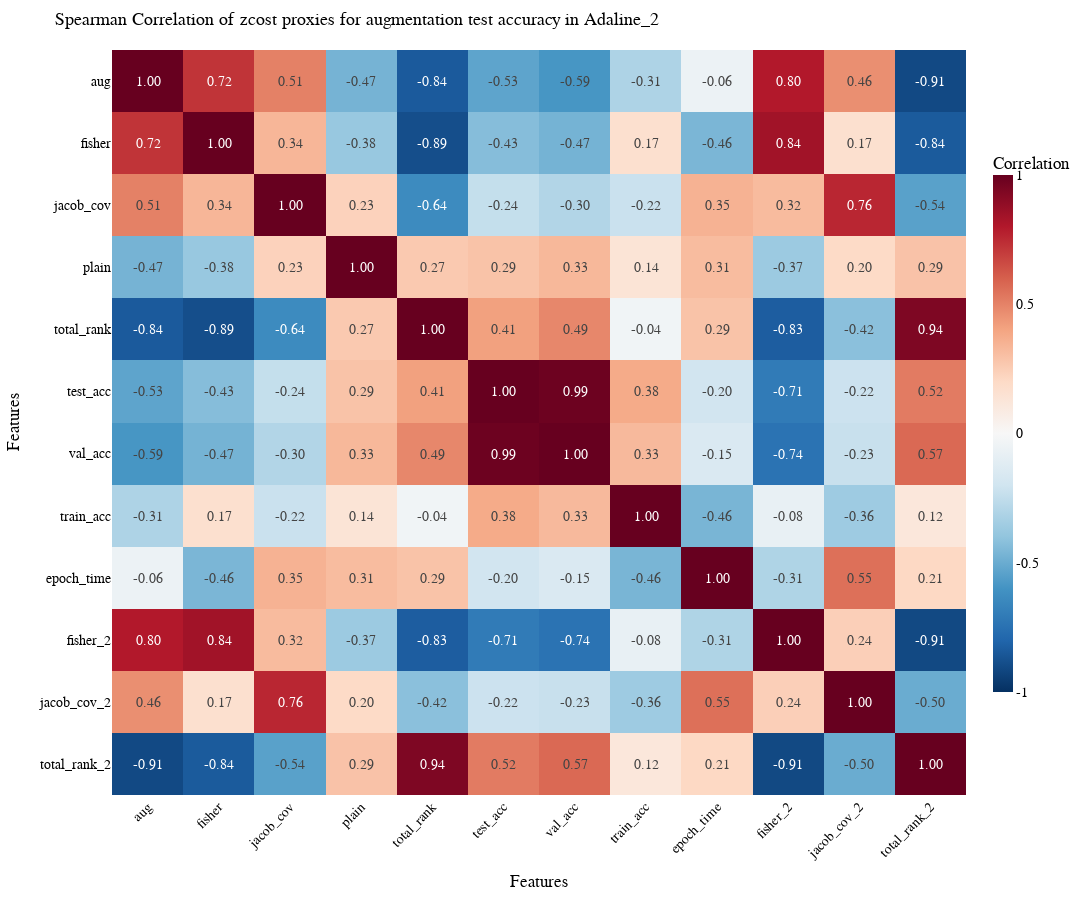

This figure's notebook cell:
### Code cell
import plotly.express as px
# Create a heatmap with improved design
fig = px.imshow(
    corr_matrix[dataset],
    text_auto=".2f",  # Format correlation values to 2 decimal points
    aspect="auto",
    color_continuous_scale="RdBu_r",  # Use red to blue color scheme
    zmin=-1, zmax=1,  # Correlation ranges from -1 to 1
    title=f"Spearman Correlation of zcost proxies for augmentation test accuracy in {dataset}"
)

# Update layout for paper quality
fig.update_layout(
    title_font=dict(size=18, family='Times New Roman', color='black'),
    xaxis_title='Features',
    yaxis_title='Features',
    font=dict(family='Times New Roman', size=14, color='black'),
    coloraxis_colorbar=dict(
        title="Correlation",
        tickvals=[-1, -0.5, 0, 0.5, 1],  # Set specific tick values
        ticktext=["-1", "-0.5", "0", "0.5", "1"],
        len=0.75,  # Colorbar length
        thickness=20  # Colorbar thickness for better visibility
    ),
    width=1200,  # Set the width of the figure
    height=900,
    margin=dict(l=40, r=40, t=50, b=40)  # Adjust margins
)

# Fine-tune axis labels
fig.update_xaxes(tickangle=-45)  # Rotate x-axis labels for better readability

# Show the heatmap
fig.show()

### Figure 1 — Plotly figure (JSON) as saved in the notebook; plotly's stock layout.template omitted (floating-point values rounded to 4 significant figures; data arrays with more than 128 entries replaced by an {"elided": "..."} marker saying what was removed)
{"data": [{"coloraxis": "coloraxis", "hovertemplate": "x: %{x}<br>y: %{y}<br>color: %{z}<extra></extra>", "name": "0", "texttemplate": "%{z:.2f}", "type": "heatmap", "x": ["aug", "fisher", "jacob_cov", "plain", "total_rank", "test_acc", "val_acc", "train_acc", "epoch_time", "fisher_2", "jacob_cov_2", "total_rank_2"], "xaxis": "x", "y": ["aug", "fisher", "jacob_cov", "plain", "total_rank", "test_acc", "val_acc", "train_acc", "epoch_time", "fisher_2", "jacob_cov_2", "total_rank_2"], "yaxis": "y", "z": {"elided": "12x12 float values"}}], "layout": {"coloraxis": {"cmax": 1, "cmin": -1, "colorbar": {"len": 0.75, "thickness": 20, "ticktext": ["-1", "-0.5", "0", "0.5", "1"], "tickvals": [-1, -0.5, 0, 0.5, 1], "title": {"text": "Correlation"}}, "colorscale": [[0, "rgb(5,48,97)"], [0.1, "rgb(33,102,172)"], [0.2, "rgb(67,147,195)"], [0.3, "rgb(146,197,222)"], [0.4, "rgb(209,229,240)"], [0.5, "rgb(247,247,247)"], [0.6, "rgb(253,219,199)"], [0.7, "rgb(244,165,130)"], [0.8, "rgb(214,96,77)"], [0.9, "rgb(178,24,43)"], [1, "rgb(103,0,31)"]]}, "font": {"color": "black", "family": "Times New Roman", "size": 14}, "height": 900, "margin": {"b": 40, "l": 40, "r": 40, "t": 50}, "title": {"font": {"color": "black", "family": "Times New Roman", "size": 18}, "text": "Spearman Correlation of zcost proxies for augmentation test accuracy in Adaline_2"}, "width": 1200, "xaxis": {"anchor": "y", "autorange": true, "domain": [0, 1], "range": [-0.5, 11.5], "tickangle": -45, "title": {"text": "Features"}, "type": "category"}, "yaxis": {"anchor": "x", "autorange": true, "domain": [0, 1], "range": [11.5, -0.5], "title": {"text": "Features"}, "type": "category"}}}
